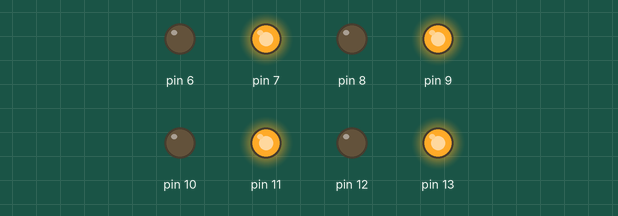
This sketch was run on a simulated Arduino Uno, built with avr-gcc and run on an emulated ATmega328P. Shown: output pins drawn as LEDs (lit = HIGH).

Above: at 0.5 s.
At 2.5 s:
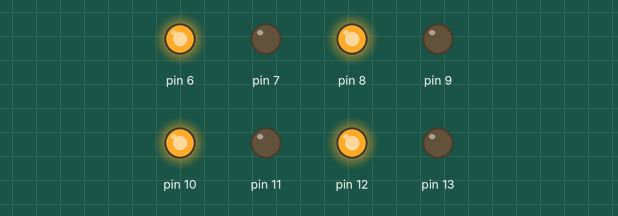
At 3.5 s:
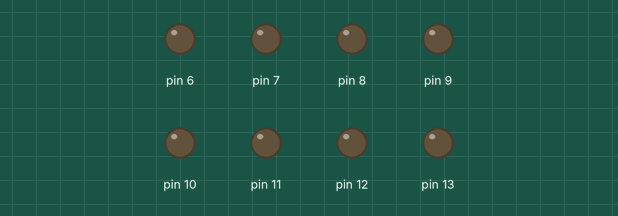
Timing chart, 0 to 5.2 s (numbered marks = the images above):
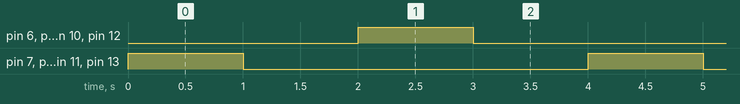

Measured:
- by itself, pin 6–13: alternates HIGH for 1.0 s and LOW for 3.0 s
- by itself, everything shown: repeats every 4.0 s, in 4 steps

The sketch:

blinking_of_4_leds.ino
```cpp
void setup()
{
  pinMode(13, OUTPUT);
  pinMode(12, OUTPUT);
  pinMode(11, OUTPUT);
  pinMode(10, OUTPUT);
  pinMode(9, OUTPUT);
  pinMode(8, OUTPUT);
  pinMode(7, OUTPUT);
  pinMode(6, OUTPUT);

}
void loop()
{
  digitalWrite(13, HIGH);
  digitalWrite(11, HIGH);
  digitalWrite(9, HIGH);
  digitalWrite(7, HIGH);
  delay(1000);
  digitalWrite(13, LOW);
  digitalWrite(11, LOW);
  digitalWrite(9, LOW);
  digitalWrite(7, LOW);
  delay(1000);
  digitalWrite(12, HIGH);
  digitalWrite(10, HIGH);
  digitalWrite(8, HIGH);
  digitalWrite(6, HIGH);
  delay(1000);
  digitalWrite(12, LOW);
  digitalWrite(10, LOW);
  digitalWrite(8, LOW);
  digitalWrite(6, LOW);
  delay(1000);
}
```
